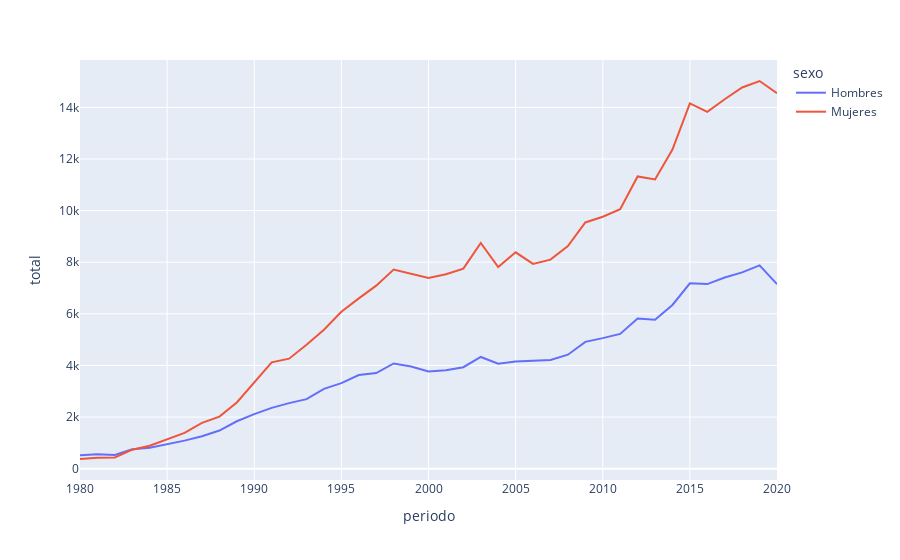

Source (notebook cell):
### Code cell
fig = px.line(provincial, x="periodo", y="total",color = 'sexo')
fig.show()

### Figure 1 — Plotly figure (JSON) as saved in the notebook; plotly's stock layout.template omitted (floating-point values rounded to 4 significant figures)
{"data": [{"hovertemplate": "sexo=Hombres<br>periodo=%{x}<br>total=%{y}<extra></extra>", "legendgroup": "Hombres", "line": {"color": "#636efa", "dash": "solid"}, "marker": {"symbol": "circle"}, "mode": "lines", "name": "Hombres", "orientation": "v", "showlegend": true, "type": "scatter", "x": [1980, 1981, 1982, 1983, 1984, 1985, 1986, 1987, 1988, 1989, 1990, 1991, 1992, 1993, 1994, 1995, 1996, 1997, 1998, 1999, 2000, 2001, 2002, 2003, 2004, 2005, 2006, 2007, 2008, 2009, 2010, 2011, 2012, 2013, 2014, 2015, 2016, 2017, 2018, 2019, 2020], "xaxis": "x", "y": [525, 558, 534, 751, 810, 939, 1087, 1258, 1477, 1837, 2116, 2355, 2540, 2693, 3094, 3313, 3630, 3703, 4078, 3961, 3764, 3814, 3932, 4328, 4066, 4156, 4173, 4210, 4416, 4915, 5058, 5220, 5822, 5772, 6343, 7182, 7152, 7408, 7605, 7875, 7150], "yaxis": "y"}, {"hovertemplate": "sexo=Mujeres<br>periodo=%{x}<br>total=%{y}<extra></extra>", "legendgroup": "Mujeres", "line": {"color": "#EF553B", "dash": "solid"}, "marker": {"symbol": "circle"}, "mode": "lines", "name": "Mujeres", "orientation": "v", "showlegend": true, "type": "scatter", "x": [1980, 1981, 1982, 1983, 1984, 1985, 1986, 1987, 1988, 1989, 1990, 1991, 1992, 1993, 1994, 1995, 1996, 1997, 1998, 1999, 2000, 2001, 2002, 2003, 2004, 2005, 2006, 2007, 2008, 2009, 2010, 2011, 2012, 2013, 2014, 2015, 2016, 2017, 2018, 2019, 2020], "xaxis": "x", "y": [375, 427, 434, 735, 887, 1143, 1387, 1776, 2018, 2567, 3327, 4121, 4262, 4801, 5385, 6080, 6600, 7092, 7718, 7559, 7385, 7532, 7750, 8744, 7812, 8383, 7934, 8100, 8624, 9541, 9763, 10056, 11323, 11205, 12363, 14151, 13828, 14314, 14771, 15021, 14547], "yaxis": "y"}], "layout": {"legend": {"title": {"text": "sexo"}, "tracegroupgap": 0}, "margin": {"t": 60}, "xaxis": {"anchor": "y", "domain": [0, 1], "title": {"text": "periodo"}}, "yaxis": {"anchor": "x", "domain": [0, 1], "title": {"text": "total"}}}}
